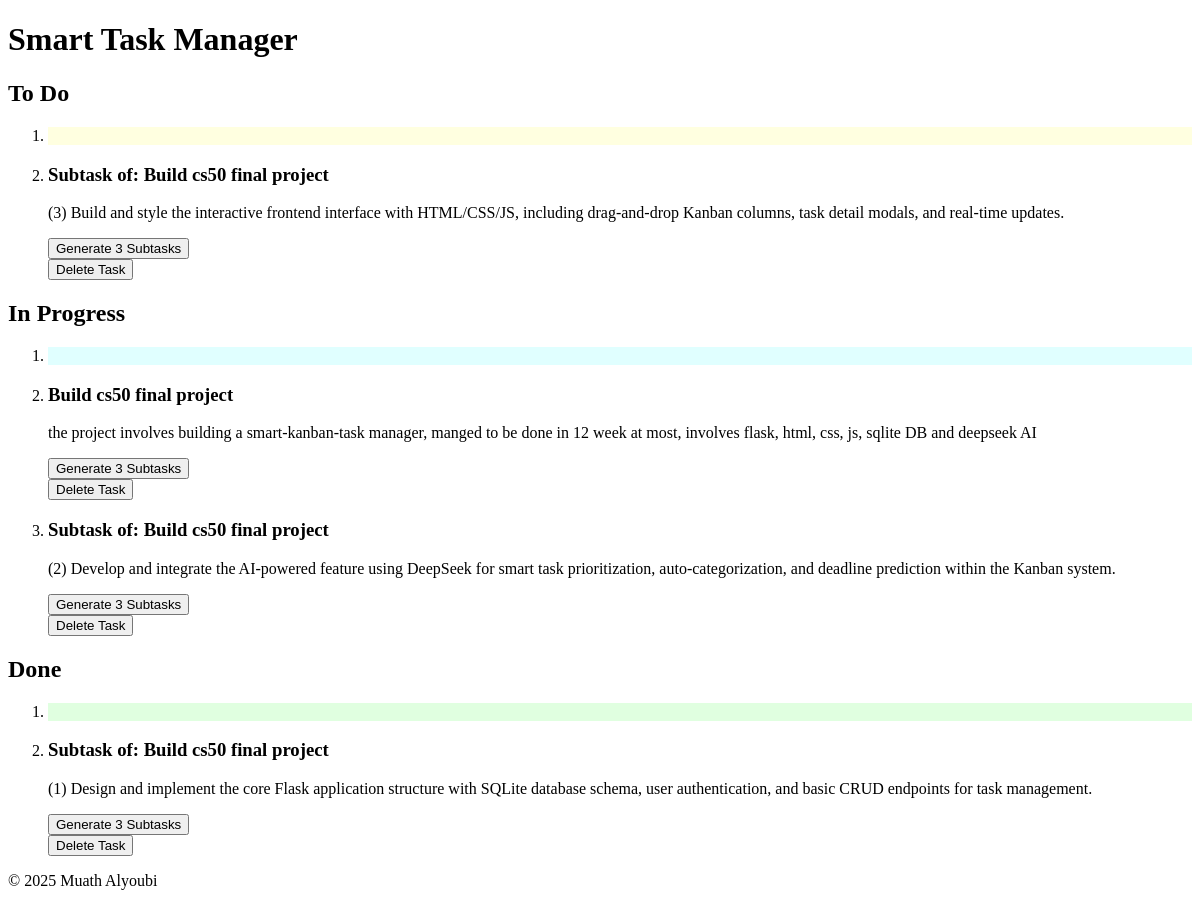
Before: / with the older database file.
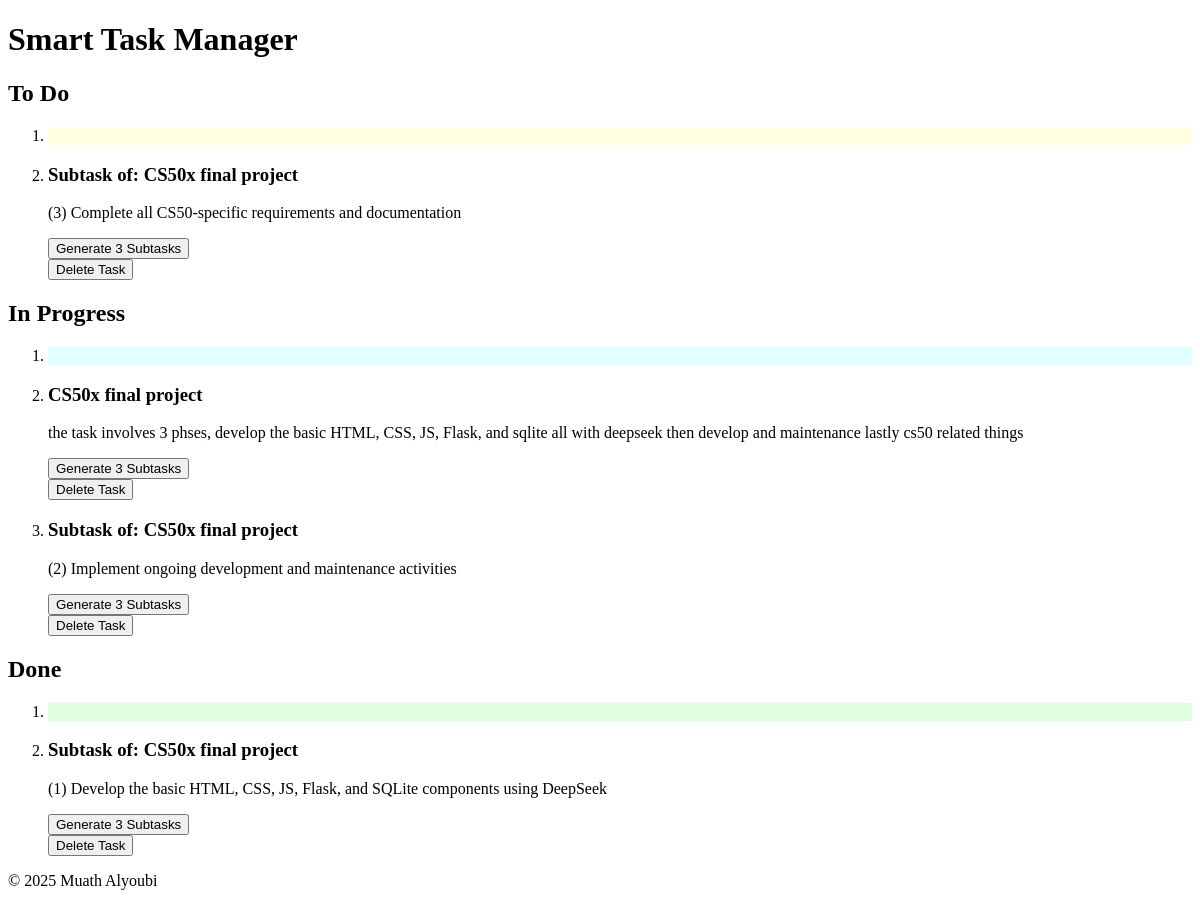
After: the same page with the newer database file.
### tables this page shows
CREATE TABLE tasks(
                id INTEGER PRIMARY KEY AUTOINCREMENT NOT NULL,
                title TEXT NOT NULL,
                user_id INTEGER NOT NULL,
                description TEXT,
                status TEXT NOT NULL DEFAULT 'To Do',
                created_at TIMESTAMP DEFAULT CURRENT_TIMESTAMP, 
                priority TEXT NOT NULL, 
                due_date DATE,  
                FOREIGN KEY (user_id) REFERENCES users(id) ON DELETE CASCADE
                );

### app.py (the view)
@app.route("/")
def index():
    tasks = db.execute("SELECT * FROM tasks WHERE user_id = ?", (1,)).fetchall()
    return render_template("index.html", tasks=tasks)

### app.py (called while the page is built)
@app.teardown_appcontext
def teardown_appcontext_db(exception):
    close_db()

### templates/index.html (shortened to what this page needs)
{% extends "layout.html" %}
{% block body %}
        <header>
            <h1>Smart Task Manager</h1>
        </header>
        <main>
            <section id="kanban-board">
                <section id="todo-column" aria-labelledby="todo-heading" >
                    <h2 id="todo-heading">To Do</h2>
                    <ol class = "task-list" id="To Do">
                        <li style="background-color: #FFFFE0"></li>
                        {% for task in tasks %}
                            {% if task.status == 'To Do' %}
                                <li id="{{ task.id }}" draggable="true">
                                    <h3>{{ task.title }}</h3>
                                    <p>{{ task.description }}</p>
                                    <button onclick="generateTask('{{ task.id}}')" id="sub-task">Generate 3 Subtasks</button>
                                    <br>
                                    <button onclick="deleteTask('{{ task.id }}')" id="sub-task">Delete Task</button>
                                </li>
                            {% endif %}
                        {% endfor %}
                    </ol>
                </section>
                <section id="in-progress-column"  aria-labelledby="in-progress-heading">
                    <h2 id="in-progress-heading">In Progress</h2>
                    <ol class = "task-list" id="In Progress">
                        <li style="background-color: #E0FFFF"></li>
                        {% for task in tasks %}
                            {% if task.status == 'In Progress' %}
                                <li id="{{ task.id }}" draggable="true">
                                    <h3>{{ task.title }}</h3>
                                    <p>{{ task.description }}</p>
                                    <button onclick="generateTask('{{ task.id}}')" id="sub-task">Generate 3 Subtasks</button>
                                    <br>
                                    <button onclick="deleteTask('{{ task.id}}')" id="sub-task">Delete Task</button>
                                </li>
                            {% endif %}
                        {% endfor %}
                    </ol>
                </section>
                <section id="done-column" aria-labelledby="done-heading">
                    <h2 id="done-heading">Done</h2>
                    <ol class = "task-list" id="Done">
                        <li style="background-color: #E0FFE0"></li>
                        {% for task in tasks %}
                            {% if task.status == 'Done' %}
                                <li id="{{ task.id }}" draggable="true">
                                    <h3>{{ task.title }}</h3>
                                    <p>{{ task.description }}</p>
                                    <button onclick="generateTask('{{ task.id}}')" id="sub-task">Generate 3 Subtasks</button>
                                    <br>
                                    <button onclick="deleteTask('{{ task.id }}')" id="sub-task">Delete Task</button>
                                </li>
                            {% endif %}
                        {% endfor %}
                    </ol>
                </section>
            </section>
        </main>
{% endblock %}

### templates/layout.html (shortened to what this page needs)
<!DOCTYPE html>
<html lang="en">
    <head>
        <link rel="stylesheet" href="{{ url_for('static', filename='css/style.css') }}">
    </head>
    <body>
        {% block body %}{% endblock %}
        <footer>
            &copy; 2025 Muath Alyoubi
        </footer>
    </body>
</html>

Changed rows visible on the page:
removed tasks: title "Subtask of: Build cs50 final project", description "(3) Build and style the interactive frontend interface with HTML/CSS/JS, including drag-and-drop Kanban columns, task detail modals, and real-time updates.", shown under "To Do"
removed tasks: title "Build cs50 final project", description "the project involves building a smart-kanban-task manager, manged to be done in 12 week at most, involves flask, html, css, js, sqlite DB and deepseek AI", shown under "In Progress"
removed tasks: title "Subtask of: Build cs50 final project", description "(2) Develop and integrate the AI-powered feature using DeepSeek for smart task prioritization, auto-categorization, and deadline prediction within the Kanban system.", shown under "In Progress"
removed tasks: title "Subtask of: Build cs50 final project", description "(1) Design and implement the core Flask application structure with SQLite database schema, user authentication, and basic CRUD endpoints for task management.", shown under "Done"
added tasks: title "Subtask of: CS50x final project", description "(3) Complete all CS50-specific requirements and documentation", shown under "To Do"
added tasks: title "CS50x final project", description "the task involves 3 phses, develop the basic HTML, CSS, JS, Flask, and sqlite all with deepseek then develop and maintenance lastly cs50 related things", shown under "In Progress"
added tasks: title "Subtask of: CS50x final project", description "(2) Implement ongoing development and maintenance activities", shown under "In Progress"
added tasks: title "Subtask of: CS50x final project", description "(1) Develop the basic HTML, CSS, JS, Flask, and SQLite components using DeepSeek", shown under "Done"
